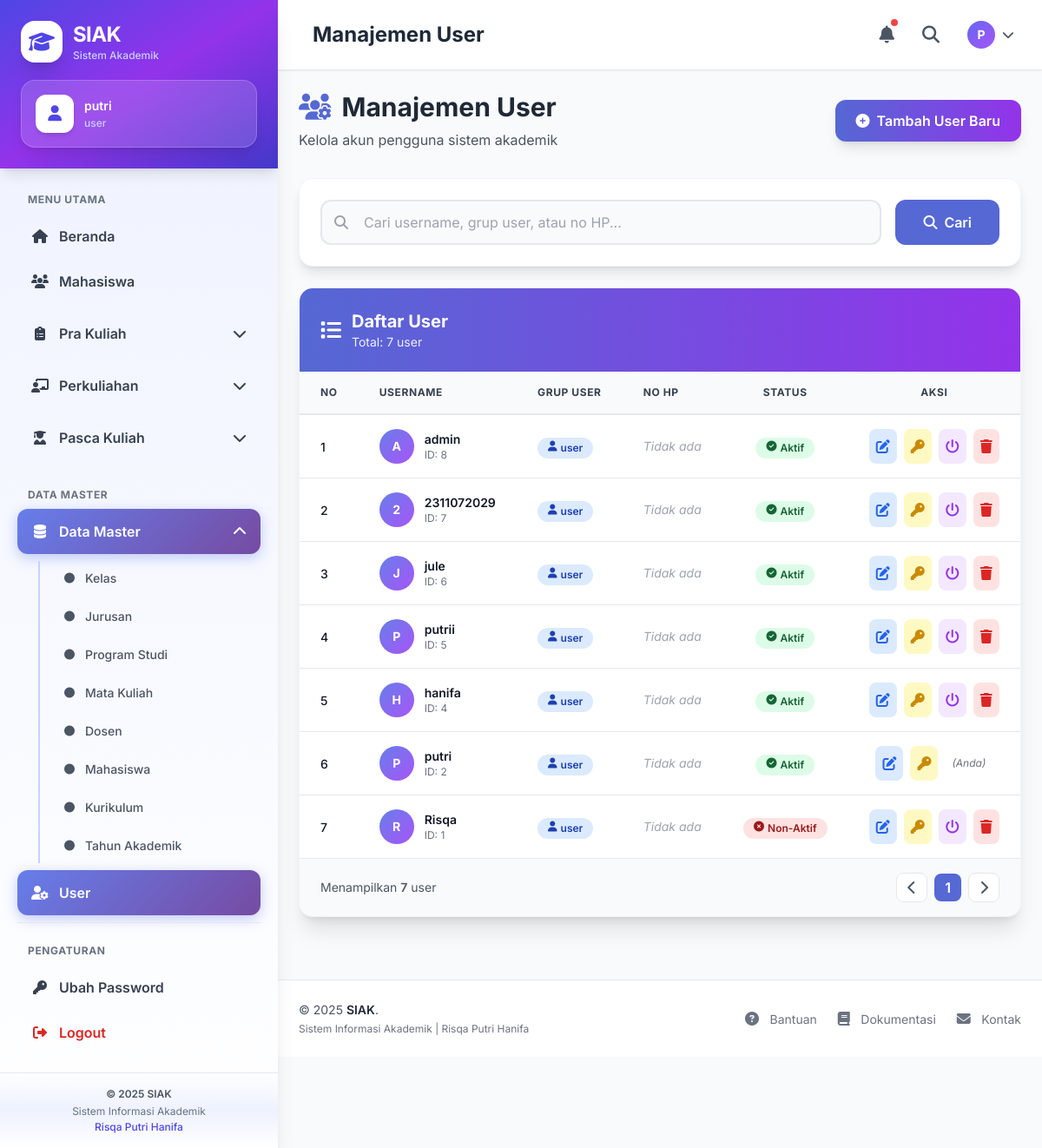
The app's page /index.php?page=user (signed in) with its own data.
### tables this page shows
CREATE TABLE `user` (
  `appusrID` int(50) UNSIGNED NOT NULL,
  `appusrNama` varchar(50) DEFAULT NULL,
  `appusrPassword` varchar(50) DEFAULT NULL,
  `appusrGrupUser` varchar(50) DEFAULT NULL,
  `appusrNoHp` varchar(20) DEFAULT NULL,
  `appusrIsEnabled` tinyint(3) UNSIGNED NOT NULL DEFAULT 0
);

### models/User.php (called while the page is built, shortened)
<?php
class User {
    private $db;
    function __construct($koneksi){
        $this->db = $koneksi;
    }
    function all($search = ""){
        $where = "1=1";
        return $this->db->query("
            SELECT * FROM user
            WHERE $where
            ORDER BY appusrID DESC
        ");
    }
}
?>

### views/user/index.php (the view, shortened to what this page needs)
<?php
include "views/layout/header.php";
include "views/layout/sidebar.php";
?>
<div class="mb-8">
    <div class="flex flex-col md:flex-row md:items-center md:justify-between gap-4">
        <div>
            <h1 class="text-3xl font-bold text-gray-800 flex items-center">
                <i class="fas fa-users-cog text-primary-600 mr-3"></i>
                Manajemen User
            </h1>
            <p class="text-gray-600 mt-2">Kelola akun pengguna sistem akademik</p>
        </div>
        <a
            href="index.php?page=user&aksi=tambah"
            class="inline-flex items-center px-6 py-3 bg-gradient-to-r from-primary-600 to-secondary-600 text-white font-semibold rounded-xl shadow-lg hover:shadow-xl transform hover:-translate-y-1 transition duration-200"
        >
            <i class="fas fa-plus-circle mr-2"></i>
            Tambah User Baru
        </a>
    </div>
</div>
<div class="bg-white rounded-2xl shadow-lg p-6 mb-6 border border-gray-100">
    <form method="get" action="index.php" class="flex flex-col md:flex-row gap-4">
        <div class="flex-1 relative">
            <i class="fas fa-search absolute left-4 top-1/2 transform -translate-y-1/2 text-gray-400"></i>
            <input
                type="text"
                name="search"
                value="<?= htmlspecialchars($_GET['search'] ?? '') ?>"
                placeholder="Cari username, grup user, atau no HP..."
                class="w-full pl-12 pr-4 py-3 bg-gray-50 border-2 border-gray-200 rounded-xl focus:bg-white focus:border-primary-500 focus:ring-4 focus:ring-primary-100 transition duration-200 outline-none"
            >
        </div>
        <button
            type="submit"
            class="px-8 py-3 bg-primary-600 text-white font-semibold rounded-xl hover:bg-primary-700 transition duration-200 flex items-center justify-center"
        >
            <i class="fas fa-search mr-2"></i>
            Cari
        </button>
    </form>
</div>
<div class="bg-white rounded-2xl shadow-xl border border-gray-100 overflow-hidden">
    <div class="bg-gradient-to-r from-primary-600 to-secondary-600 p-6">
        <div class="flex items-center justify-between text-white">
            <div class="flex items-center space-x-3">
                <i class="fas fa-list text-2xl"></i>
                <div>
                    <h2 class="text-xl font-bold">Daftar User</h2>
                    <p class="text-sm opacity-90">Total: <?= $rows->num_rows ?> user</p>
                </div>
            </div>
        </div>
    </div>
    <div class="overflow-x-auto">
        <table class="w-full">
            <thead class="bg-gray-50 border-b-2 border-gray-200">
                <tr>
                    <th class="px-6 py-4 text-left text-xs font-bold text-gray-700 uppercase tracking-wider">
                        No
                    </th>
                    <th class="px-6 py-4 text-left text-xs font-bold text-gray-700 uppercase tracking-wider">
                        Username
                    </th>
                    <th class="px-6 py-4 text-left text-xs font-bold text-gray-700 uppercase tracking-wider">
                        Grup User
                    </th>
                    <th class="px-6 py-4 text-left text-xs font-bold text-gray-700 uppercase tracking-wider">
                        No HP
                    </th>
                    <th class="px-6 py-4 text-center text-xs font-bold text-gray-700 uppercase tracking-wider">
                        Status
                    </th>
                    <th class="px-6 py-4 text-center text-xs font-bold text-gray-700 uppercase tracking-wider">
                        Aksi
                    </th>
                </tr>
            </thead>
            <tbody class="divide-y divide-gray-200">
                <?php if($rows->num_rows > 0): ?>
                    <?php $no = 1; while($row = $rows->fetch_assoc()): ?>
                        <tr class="hover:bg-gray-50 transition duration-150">
                            <td class="px-6 py-4 whitespace-nowrap">
                                <span class="text-sm font-medium text-gray-900"><?= $no++ ?></span>
                            </td>
                            <td class="px-6 py-4">
                                <div class="flex items-center space-x-3">
                                    <div class="w-10 h-10 bg-gradient-to-br from-primary-500 to-secondary-500 rounded-full flex items-center justify-center">
                                        <span class="text-white font-bold text-sm">
                                            <?= strtoupper(substr($row['appusrNama'], 0, 1)) ?>
                                        </span>
                                    </div>
                                    <div>
                                        <p class="text-sm font-semibold text-gray-900">
                                            <?= htmlspecialchars($row['appusrNama']) ?>
                                        </p>
                                        <p class="text-xs text-gray-500">ID: <?= $row['appusrID'] ?></p>
                                    </div>
                                </div>
                            </td>
                            <td class="px-6 py-4">
                                <span class="inline-flex px-3 py-1 text-xs font-semibold rounded-full <?= $row['appusrGrupUser'] == 'admin' ? 'bg-purple-100 text-purple-800' : 'bg-blue-100 text-blue-800' ?>">
                                    <i class="fas fa-<?= $row['appusrGrupUser'] == 'admin' ? 'crown' : 'user' ?> mr-1"></i>
                                    <?= htmlspecialchars($row['appusrGrupUser'] ?? 'user') ?>
                                </span>
                            </td>
                            <td class="px-6 py-4">
                                <p class="text-sm text-gray-900">
                                    <?= $row['appusrNoHp'] ? htmlspecialchars($row['appusrNoHp']) : '<span class="text-gray-400 italic">Tidak ada</span>' ?>
                                </p>
                            </td>
                            <td class="px-6 py-4 text-center">
                                <span class="inline-flex px-3 py-1 text-xs font-semibold rounded-full <?= $row['appusrIsEnabled'] == 1 ? 'bg-green-100 text-green-800' : 'bg-red-100 text-red-800' ?>">
                                    <i class="fas fa-<?= $row['appusrIsEnabled'] == 1 ? 'check-circle' : 'times-circle' ?> mr-1"></i>
                                    <?= $row['appusrIsEnabled'] == 1 ? 'Aktif' : 'Non-Aktif' ?>
                                </span>
                            </td>
                            <td class="px-6 py-4">
                                <div class="flex items-center justify-center space-x-2">
                                    <a
                                        href="index.php?page=user&aksi=edit&id=<?= $row['appusrID'] ?>"
                                        class="p-2 bg-blue-100 text-blue-600 rounded-lg hover:bg-blue-200 transition duration-200"
                                        title="Edit User"
                                    >
                                        <i class="fas fa-edit"></i>
                                    </a>
                                    <a
                                        href="index.php?page=user&aksi=reset_password&id=<?= $row['appusrID'] ?>"
                                        onclick="return confirm('Reset password user ini ke \'123\'?')"
                                        class="p-2 bg-yellow-100 text-yellow-600 rounded-lg hover:bg-yellow-200 transition duration-200"
                                        title="Reset Password"
                                    >
                                        <i class="fas fa-key"></i>
                                    </a>
                                    <?php if($row['appusrID'] != $_SESSION['userid']): ?>
                                        <a
                                            href="index.php?page=user&aksi=toggle_status&id=<?= $row['appusrID'] ?>"
                                            onclick="return confirm('Ubah status user ini?')"
                                            class="p-2 bg-purple-100 text-purple-600 rounded-lg hover:bg-purple-200 transition duration-200"
                                            title="Toggle Status"
                                        >
                                            <i class="fas fa-power-off"></i>
                                        </a>
                                        <a
                                            href="index.php?page=user&aksi=delete&id=<?= $row['appusrID'] ?>"
                                            onclick="return confirm('Yakin ingin menghapus user ini?')"
                                            class="p-2 bg-red-100 text-red-600 rounded-lg hover:bg-red-200 transition duration-200"
                                            title="Hapus User"
                                        >
                                            <i class="fas fa-trash"></i>
                                        </a>
                                    <?php else: ?>
                                        <span class="text-xs text-gray-500 italic px-2">(Anda)</span>
                                    <?php endif; ?>
                                </div>
                            </td>
                        </tr>
                    <?php endwhile; ?>
                <?php endif; ?>
            </tbody>
        </table>
    </div>
    <div class="bg-gray-50 px-6 py-4 border-t">
        <div class="flex items-center justify-between">
            <p class="text-sm text-gray-600">
                Menampilkan <span class="font-semibold"><?= $rows->num_rows ?></span> user
            </p>
            <div class="flex items-center space-x-2">
                <a href="#" class="px-3 py-1 bg-white border rounded-lg text-gray-600 hover:bg-gray-50">
                    <i class="fas fa-chevron-left"></i>
                </a>
                <span class="px-3 py-1 bg-primary-600 text-white rounded-lg font-semibold">1</span>
                <a href="#" class="px-3 py-1 bg-white border rounded-lg text-gray-600 hover:bg-gray-50">
                    <i class="fas fa-chevron-right"></i>
                </a>
            </div>
        </div>
    </div>
</div>
<?php include "views/layout/footer.php"; ?>

### views/layout/header.php (style rules this page uses)
body { font-family: 'Inter', sans-serif; }
* { transition: all 0.2s ease; }

### records on screen
user: appusrNama "A", appusrNama "admin", appusrID "8", appusrGrupUser "user", shows "Tidak ada", appusrIsEnabled 1 (drawn)
user: appusrNama "2", appusrNama "2311072029", appusrID "7", appusrGrupUser "user", shows "Tidak ada", appusrIsEnabled 1 (drawn)
user: appusrNama "J", appusrNama "jule", appusrID "6", appusrGrupUser "user", shows "Tidak ada", appusrIsEnabled 1 (drawn)
user: appusrNama "P", appusrNama "putrii", appusrID "5", appusrGrupUser "user", shows "Tidak ada", appusrIsEnabled 1 (drawn)
user: appusrNama "H", appusrNama "hanifa", appusrID "4", appusrGrupUser "user", shows "Tidak ada", appusrIsEnabled 1 (drawn)
user: appusrNama "P", appusrNama "putri", appusrID "2", appusrGrupUser "user", shows "Tidak ada", appusrIsEnabled 1 (drawn), shows "(Anda)"
user: appusrNama "R", appusrNama "Risqa", appusrID "1", appusrGrupUser "user", shows "Tidak ada", appusrIsEnabled 0 (drawn)

### other values on screen
$_SESSION['user'] "putri"
$_SESSION['grup'] "user"
substr($_SESSION['user'], 0, 1) "P"
$rows->num_rows "7"
